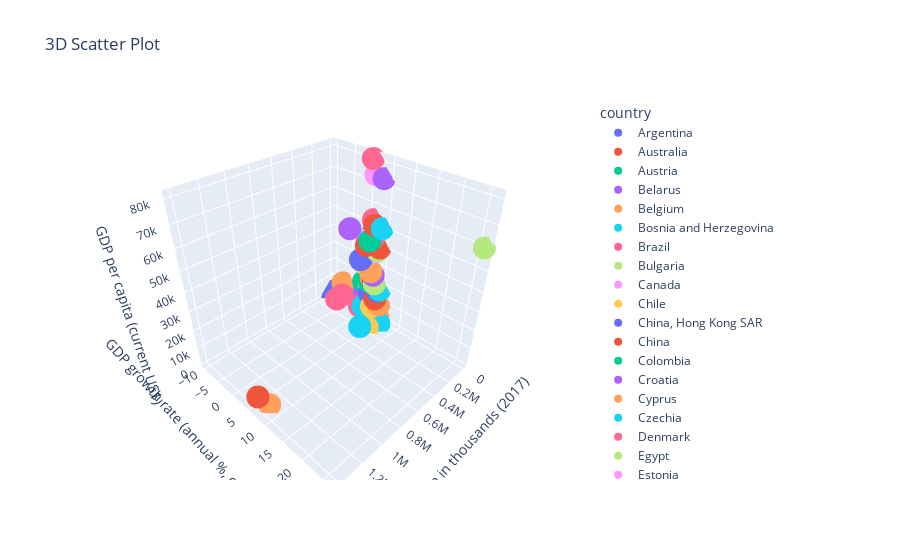

Notebook source saved alongside this figure:
### Markdown cell above
## 3D Scatter Plot

### Code cell
fig = px.scatter_3d(df, x='Population in thousands (2017)', y='GDP growth rate (annual %, const. 2005 prices)', z='GDP per capita (current US$)', color='country', title="3D Scatter Plot")
fig.show()

### Figure 1 — Plotly figure (JSON) as saved in the notebook; plotly's stock layout.template omitted (floating-point values rounded to 4 significant figures)
{"data": [{"hovertemplate": "country=Argentina<br>Population in thousands (2017)=%{x}<br>GDP growth rate (annual %, const. 2005 prices)=%{y}<br>GDP per capita (current US$)=%{z}<extra></extra>", "legendgroup": "Argentina", "marker": {"color": "#636efa", "symbol": "circle"}, "mode": "markers", "name": "Argentina", "scene": "scene", "showlegend": true, "type": "scatter3d", "x": [44271], "y": [2.4], "z": [14560.0]}, {"hovertemplate": "country=Australia<br>Population in thousands (2017)=%{x}<br>GDP growth rate (annual %, const. 2005 prices)=%{y}<br>GDP per capita (current US$)=%{z}<extra></extra>", "legendgroup": "Australia", "marker": {"color": "#EF553B", "symbol": "circle"}, "mode": "markers", "name": "Australia", "scene": "scene", "showlegend": true, "type": "scatter3d", "x": [24451], "y": [2.4], "z": [51350.0]}, {"hovertemplate": "country=Austria<br>Population in thousands (2017)=%{x}<br>GDP growth rate (annual %, const. 2005 prices)=%{y}<br>GDP per capita (current US$)=%{z}<extra></extra>", "legendgroup": "Austria", "marker": {"color": "#00cc96", "symbol": "circle"}, "mode": "markers", "name": "Austria", "scene": "scene", "showlegend": true, "type": "scatter3d", "x": [8736], "y": [1], "z": [44120.0]}, {"hovertemplate": "country=Belarus<br>Population in thousands (2017)=%{x}<br>GDP growth rate (annual %, const. 2005 prices)=%{y}<br>GDP per capita (current US$)=%{z}<extra></extra>", "legendgroup": "Belarus", "marker": {"color": "#ab63fa", "symbol": "circle"}, "mode": "markers", "name": "Belarus", "scene": "scene", "showlegend": true, "type": "scatter3d", "x": [9468], "y": [-3.9], "z": [5751.0]}, {"hovertemplate": "country=Belgium<br>Population in thousands (2017)=%{x}<br>GDP growth rate (annual %, const. 2005 prices)=%{y}<br>GDP per capita (current US$)=%{z}<extra></extra>", "legendgroup": "Belgium", "marker": {"color": "#FFA15A", "symbol": "circle"}, "mode": "markers", "name": "Belgium", "scene": "scene", "showlegend": true, "type": "scatter3d", "x": [11429], "y": [1.5], "z": [40280.0]}, {"hovertemplate": "country=Bosnia and Herzegovina<br>Population in thousands (2017)=%{x}<br>GDP growth rate (annual %, const. 2005 prices)=%{y}<br>GDP per capita (current US$)=%{z}<extra></extra>", "legendgroup": "Bosnia and Herzegovina", "marker": {"color": "#19d3f3", "symbol": "circle"}, "mode": "markers", "name": "Bosnia and Herzegovina", "scene": "scene", "showlegend": true, "type": "scatter3d", "x": [3507], "y": [3.1], "z": [4265]}, {"hovertemplate": "country=Brazil<br>Population in thousands (2017)=%{x}<br>GDP growth rate (annual %, const. 2005 prices)=%{y}<br>GDP per capita (current US$)=%{z}<extra></extra>", "legendgroup": "Brazil", "marker": {"color": "#FF6692", "symbol": "circle"}, "mode": "markers", "name": "Brazil", "scene": "scene", "showlegend": true, "type": "scatter3d", "x": [209288], "y": [-3.8], "z": [8528.0]}, {"hovertemplate": "country=Bulgaria<br>Population in thousands (2017)=%{x}<br>GDP growth rate (annual %, const. 2005 prices)=%{y}<br>GDP per capita (current US$)=%{z}<extra></extra>", "legendgroup": "Bulgaria", "marker": {"color": "#B6E880", "symbol": "circle"}, "mode": "markers", "name": "Bulgaria", "scene": "scene", "showlegend": true, "type": "scatter3d", "x": [7085], "y": [3], "z": [6847.0]}, {"hovertemplate": "country=Canada<br>Population in thousands (2017)=%{x}<br>GDP growth rate (annual %, const. 2005 prices)=%{y}<br>GDP per capita (current US$)=%{z}<extra></extra>", "legendgroup": "Canada", "marker": {"color": "#FF97FF", "symbol": "circle"}, "mode": "markers", "name": "Canada", "scene": "scene", "showlegend": true, "type": "scatter3d", "x": [36624], "y": [0.9], "z": [43210.0]}, {"hovertemplate": "country=Chile<br>Population in thousands (2017)=%{x}<br>GDP growth rate (annual %, const. 2005 prices)=%{y}<br>GDP per capita (current US$)=%{z}<extra></extra>", "legendgroup": "Chile", "marker": {"color": "#FECB52", "symbol": "circle"}, "mode": "markers", "name": "Chile", "scene": "scene", "showlegend": true, "type": "scatter3d", "x": [18055], "y": [2.3], "z": [13420.0]}, {"hovertemplate": "country=China, Hong Kong SAR<br>Population in thousands (2017)=%{x}<br>GDP growth rate (annual %, const. 2005 prices)=%{y}<br>GDP per capita (current US$)=%{z}<extra></extra>", "legendgroup": "China, Hong Kong SAR", "marker": {"color": "#636efa", "symbol": "circle"}, "mode": "markers", "name": "China, Hong Kong SAR", "scene": "scene", "showlegend": true, "type": "scatter3d", "x": [7365], "y": [2.4], "z": [42431]}, {"hovertemplate": "country=China<br>Population in thousands (2017)=%{x}<br>GDP growth rate (annual %, const. 2005 prices)=%{y}<br>GDP per capita (current US$)=%{z}<extra></extra>", "legendgroup": "China", "marker": {"color": "#EF553B", "symbol": "circle"}, "mode": "markers", "name": "China", "scene": "scene", "showlegend": true, "type": "scatter3d", "x": [1409517], "y": [6.9], "z": [8109.0]}, {"hovertemplate": "country=Colombia<br>Population in thousands (2017)=%{x}<br>GDP growth rate (annual %, const. 2005 prices)=%{y}<br>GDP per capita (current US$)=%{z}<extra></extra>", "legendgroup": "Colombia", "marker": {"color": "#00cc96", "symbol": "circle"}, "mode": "markers", "name": "Colombia", "scene": "scene", "showlegend": true, "type": "scatter3d", "x": [49066], "y": [3.1], "z": [6056.0]}, {"hovertemplate": "country=Croatia<br>Population in thousands (2017)=%{x}<br>GDP growth rate (annual %, const. 2005 prices)=%{y}<br>GDP per capita (current US$)=%{z}<extra></extra>", "legendgroup": "Croatia", "marker": {"color": "#ab63fa", "symbol": "circle"}, "mode": "markers", "name": "Croatia", "scene": "scene", "showlegend": true, "type": "scatter3d", "x": [4189], "y": [1.6], "z": [11480.0]}, {"hovertemplate": "country=Cyprus<br>Population in thousands (2017)=%{x}<br>GDP growth rate (annual %, const. 2005 prices)=%{y}<br>GDP per capita (current US$)=%{z}<extra></extra>", "legendgroup": "Cyprus", "marker": {"color": "#FFA15A", "symbol": "circle"}, "mode": "markers", "name": "Cyprus", "scene": "scene", "showlegend": true, "type": "scatter3d", "x": [1180], "y": [1.7], "z": [21940.0]}, {"hovertemplate": "country=Czechia<br>Population in thousands (2017)=%{x}<br>GDP growth rate (annual %, const. 2005 prices)=%{y}<br>GDP per capita (current US$)=%{z}<extra></extra>", "legendgroup": "Czechia", "marker": {"color": "#19d3f3", "symbol": "circle"}, "mode": "markers", "name": "Czechia", "scene": "scene", "showlegend": true, "type": "scatter3d", "x": [10618], "y": [4.5], "z": [17560.0]}, {"hovertemplate": "country=Denmark<br>Population in thousands (2017)=%{x}<br>GDP growth rate (annual %, const. 2005 prices)=%{y}<br>GDP per capita (current US$)=%{z}<extra></extra>", "legendgroup": "Denmark", "marker": {"color": "#FF6692", "symbol": "circle"}, "mode": "markers", "name": "Denmark", "scene": "scene", "showlegend": true, "type": "scatter3d", "x": [5734], "y": [1.6], "z": [53150.0]}, {"hovertemplate": "country=Egypt<br>Population in thousands (2017)=%{x}<br>GDP growth rate (annual %, const. 2005 prices)=%{y}<br>GDP per capita (current US$)=%{z}<extra></extra>", "legendgroup": "Egypt", "marker": {"color": "#B6E880", "symbol": "circle"}, "mode": "markers", "name": "Egypt", "scene": "scene", "showlegend": true, "type": "scatter3d", "x": [97553], "y": [4.2], "z": [3452.0]}, {"hovertemplate": "country=Estonia<br>Population in thousands (2017)=%{x}<br>GDP growth rate (annual %, const. 2005 prices)=%{y}<br>GDP per capita (current US$)=%{z}<extra></extra>", "legendgroup": "Estonia", "marker": {"color": "#FF97FF", "symbol": "circle"}, "mode": "markers", "name": "Estonia", "scene": "scene", "showlegend": true, "type": "scatter3d", "x": [1310], "y": [1.4], "z": [17112]}, {"hovertemplate": "country=Finland<br>Population in thousands (2017)=%{x}<br>GDP growth rate (annual %, const. 2005 prices)=%{y}<br>GDP per capita (current US$)=%{z}<extra></extra>", "legendgroup": "Finland", "marker": {"color": "#FECB52", "symbol": "circle"}, "mode": "markers", "name": "Finland", "scene": "scene", "showlegend": true, "type": "scatter3d", "x": [5523], "y": [0.2], "z": [42150.0]}, {"hovertemplate": "country=France<br>Population in thousands (2017)=%{x}<br>GDP growth rate (annual %, const. 2005 prices)=%{y}<br>GDP per capita (current US$)=%{z}<extra></extra>", "legendgroup": "France", "marker": {"color": "#636efa", "symbol": "circle"}, "mode": "markers", "name": "France", "scene": "scene", "showlegend": true, "type": "scatter3d", "x": [64980], "y": [1.3], "z": [36300.0]}, {"hovertemplate": "country=Germany<br>Population in thousands (2017)=%{x}<br>GDP growth rate (annual %, const. 2005 prices)=%{y}<br>GDP per capita (current US$)=%{z}<extra></extra>", "legendgroup": "Germany", "marker": {"color": "#EF553B", "symbol": "circle"}, "mode": "markers", "name": "Germany", "scene": "scene", "showlegend": true, "type": "scatter3d", "x": [82114], "y": [1.7], "z": [41690.0]}, {"hovertemplate": "country=Greece<br>Population in thousands (2017)=%{x}<br>GDP growth rate (annual %, const. 2005 prices)=%{y}<br>GDP per capita (current US$)=%{z}<extra></extra>", "legendgroup": "Greece", "marker": {"color": "#00cc96", "symbol": "circle"}, "mode": "markers", "name": "Greece", "scene": "scene", "showlegend": true, "type": "scatter3d", "x": [11160], "y": [-0.2], "z": [17788]}, {"hovertemplate": "country=Hungary<br>Population in thousands (2017)=%{x}<br>GDP growth rate (annual %, const. 2005 prices)=%{y}<br>GDP per capita (current US$)=%{z}<extra></extra>", "legendgroup": "Hungary", "marker": {"color": "#ab63fa", "symbol": "circle"}, "mode": "markers", "name": "Hungary", "scene": "scene", "showlegend": true, "type": "scatter3d", "x": [9722], "y": [3.1], "z": [12350.0]}, {"hovertemplate": "country=India<br>Population in thousands (2017)=%{x}<br>GDP growth rate (annual %, const. 2005 prices)=%{y}<br>GDP per capita (current US$)=%{z}<extra></extra>", "legendgroup": "India", "marker": {"color": "#FFA15A", "symbol": "circle"}, "mode": "markers", "name": "India", "scene": "scene", "showlegend": true, "type": "scatter3d", "x": [1339180], "y": [7.6], "z": [1614.0]}, {"hovertemplate": "country=Indonesia<br>Population in thousands (2017)=%{x}<br>GDP growth rate (annual %, const. 2005 prices)=%{y}<br>GDP per capita (current US$)=%{z}<extra></extra>", "legendgroup": "Indonesia", "marker": {"color": "#19d3f3", "symbol": "circle"}, "mode": "markers", "name": "Indonesia", "scene": "scene", "showlegend": true, "type": "scatter3d", "x": [263991], "y": [4.8], "z": [3346.0]}, {"hovertemplate": "country=Iran (Islamic Republic of)<br>Population in thousands (2017)=%{x}<br>GDP growth rate (annual %, const. 2005 prices)=%{y}<br>GDP per capita (current US$)=%{z}<extra></extra>", "legendgroup": "Iran (Islamic Republic of)", "marker": {"color": "#FF6692", "symbol": "circle"}, "mode": "markers", "name": "Iran (Islamic Republic of)", "scene": "scene", "showlegend": true, "type": "scatter3d", "x": [81163], "y": [0.4], "z": [5038.0]}, {"hovertemplate": "country=Ireland<br>Population in thousands (2017)=%{x}<br>GDP growth rate (annual %, const. 2005 prices)=%{y}<br>GDP per capita (current US$)=%{z}<extra></extra>", "legendgroup": "Ireland", "marker": {"color": "#B6E880", "symbol": "circle"}, "mode": "markers", "name": "Ireland", "scene": "scene", "showlegend": true, "type": "scatter3d", "x": [4762], "y": [26.3], "z": [60510.0]}, {"hovertemplate": "country=Israel<br>Population in thousands (2017)=%{x}<br>GDP growth rate (annual %, const. 2005 prices)=%{y}<br>GDP per capita (current US$)=%{z}<extra></extra>", "legendgroup": "Israel", "marker": {"color": "#FF97FF", "symbol": "circle"}, "mode": "markers", "name": "Israel", "scene": "scene", "showlegend": true, "type": "scatter3d", "x": [8322], "y": [2.5], "z": [37130.0]}, {"hovertemplate": "country=Italy<br>Population in thousands (2017)=%{x}<br>GDP growth rate (annual %, const. 2005 prices)=%{y}<br>GDP per capita (current US$)=%{z}<extra></extra>", "legendgroup": "Italy", "marker": {"color": "#FECB52", "symbol": "circle"}, "mode": "markers", "name": "Italy", "scene": "scene", "showlegend": true, "type": "scatter3d", "x": [59360], "y": [0.7], "z": [30460.0]}, {"hovertemplate": "country=Japan<br>Population in thousands (2017)=%{x}<br>GDP growth rate (annual %, const. 2005 prices)=%{y}<br>GDP per capita (current US$)=%{z}<extra></extra>", "legendgroup": "Japan", "marker": {"color": "#636efa", "symbol": "circle"}, "mode": "markers", "name": "Japan", "scene": "scene", "showlegend": true, "type": "scatter3d", "x": [127484], "y": [1.2], "z": [34630.0]}, {"hovertemplate": "country=Jordan<br>Population in thousands (2017)=%{x}<br>GDP growth rate (annual %, const. 2005 prices)=%{y}<br>GDP per capita (current US$)=%{z}<extra></extra>", "legendgroup": "Jordan", "marker": {"color": "#EF553B", "symbol": "circle"}, "mode": "markers", "name": "Jordan", "scene": "scene", "showlegend": true, "type": "scatter3d", "x": [9702], "y": [2.4], "z": [4940.0]}, {"hovertemplate": "country=Lebanon<br>Population in thousands (2017)=%{x}<br>GDP growth rate (annual %, const. 2005 prices)=%{y}<br>GDP per capita (current US$)=%{z}<extra></extra>", "legendgroup": "Lebanon", "marker": {"color": "#00cc96", "symbol": "circle"}, "mode": "markers", "name": "Lebanon", "scene": "scene", "showlegend": true, "type": "scatter3d", "x": [6082], "y": [1.5], "z": [8571.0]}, {"hovertemplate": "country=Lithuania<br>Population in thousands (2017)=%{x}<br>GDP growth rate (annual %, const. 2005 prices)=%{y}<br>GDP per capita (current US$)=%{z}<extra></extra>", "legendgroup": "Lithuania", "marker": {"color": "#ab63fa", "symbol": "circle"}, "mode": "markers", "name": "Lithuania", "scene": "scene", "showlegend": true, "type": "scatter3d", "x": [2890], "y": [1.8], "z": [14380.0]}, {"hovertemplate": "country=Malaysia<br>Population in thousands (2017)=%{x}<br>GDP growth rate (annual %, const. 2005 prices)=%{y}<br>GDP per capita (current US$)=%{z}<extra></extra>", "legendgroup": "Malaysia", "marker": {"color": "#FFA15A", "symbol": "circle"}, "mode": "markers", "name": "Malaysia", "scene": "scene", "showlegend": true, "type": "scatter3d", "x": [31624], "y": [5], "z": [9768.0]}, {"hovertemplate": "country=Mexico<br>Population in thousands (2017)=%{x}<br>GDP growth rate (annual %, const. 2005 prices)=%{y}<br>GDP per capita (current US$)=%{z}<extra></extra>", "legendgroup": "Mexico", "marker": {"color": "#19d3f3", "symbol": "circle"}, "mode": "markers", "name": "Mexico", "scene": "scene", "showlegend": true, "type": "scatter3d", "x": [129163], "y": [2.5], "z": [8981.0]}, {"hovertemplate": "country=Netherlands<br>Population in thousands (2017)=%{x}<br>GDP growth rate (annual %, const. 2005 prices)=%{y}<br>GDP per capita (current US$)=%{z}<extra></extra>", "legendgroup": "Netherlands", "marker": {"color": "#FF6692", "symbol": "circle"}, "mode": "markers", "name": "Netherlands", "scene": "scene", "showlegend": true, "type": "scatter3d", "x": [17036], "y": [2], "z": [44330.0]}, {"hovertemplate": "country=New Zealand<br>Population in thousands (2017)=%{x}<br>GDP growth rate (annual %, const. 2005 prices)=%{y}<br>GDP per capita (current US$)=%{z}<extra></extra>", "legendgroup": "New Zealand", "marker": {"color": "#B6E880", "symbol": "circle"}, "mode": "markers", "name": "New Zealand", "scene": "scene", "showlegend": true, "type": "scatter3d", "x": [4706], "y": [3.1], "z": [38290.0]}, {"hovertemplate": "country=Norway<br>Population in thousands (2017)=%{x}<br>GDP growth rate (annual %, const. 2005 prices)=%{y}<br>GDP per capita (current US$)=%{z}<extra></extra>", "legendgroup": "Norway", "marker": {"color": "#FF97FF", "symbol": "circle"}, "mode": "markers", "name": "Norway", "scene": "scene", "showlegend": true, "type": "scatter3d", "x": [5305], "y": [1.6], "z": [74190.0]}, {"hovertemplate": "country=Pakistan<br>Population in thousands (2017)=%{x}<br>GDP growth rate (annual %, const. 2005 prices)=%{y}<br>GDP per capita (current US$)=%{z}<extra></extra>", "legendgroup": "Pakistan", "marker": {"color": "#FECB52", "symbol": "circle"}, "mode": "markers", "name": "Pakistan", "scene": "scene", "showlegend": true, "type": "scatter3d", "x": [197016], "y": [5.5], "z": [1410.0]}, {"hovertemplate": "country=Philippines<br>Population in thousands (2017)=%{x}<br>GDP growth rate (annual %, const. 2005 prices)=%{y}<br>GDP per capita (current US$)=%{z}<extra></extra>", "legendgroup": "Philippines", "marker": {"color": "#636efa", "symbol": "circle"}, "mode": "markers", "name": "Philippines", "scene": "scene", "showlegend": true, "type": "scatter3d", "x": [104918], "y": [5.9], "z": [2904.0]}, {"hovertemplate": "country=Poland<br>Population in thousands (2017)=%{x}<br>GDP growth rate (annual %, const. 2005 prices)=%{y}<br>GDP per capita (current US$)=%{z}<extra></extra>", "legendgroup": "Poland", "marker": {"color": "#EF553B", "symbol": "circle"}, "mode": "markers", "name": "Poland", "scene": "scene", "showlegend": true, "type": "scatter3d", "x": [38171], "y": [3.9], "z": [12360.0]}, {"hovertemplate": "country=Portugal<br>Population in thousands (2017)=%{x}<br>GDP growth rate (annual %, const. 2005 prices)=%{y}<br>GDP per capita (current US$)=%{z}<extra></extra>", "legendgroup": "Portugal", "marker": {"color": "#00cc96", "symbol": "circle"}, "mode": "markers", "name": "Portugal", "scene": "scene", "showlegend": true, "type": "scatter3d", "x": [10330], "y": [1.6], "z": [19240.0]}, {"hovertemplate": "country=Qatar<br>Population in thousands (2017)=%{x}<br>GDP growth rate (annual %, const. 2005 prices)=%{y}<br>GDP per capita (current US$)=%{z}<extra></extra>", "legendgroup": "Qatar", "marker": {"color": "#ab63fa", "symbol": "circle"}, "mode": "markers", "name": "Qatar", "scene": "scene", "showlegend": true, "type": "scatter3d", "x": [2639], "y": [3.6], "z": [73650.0]}, {"hovertemplate": "country=Republic of Korea<br>Population in thousands (2017)=%{x}<br>GDP growth rate (annual %, const. 2005 prices)=%{y}<br>GDP per capita (current US$)=%{z}<extra></extra>", "legendgroup": "Republic of Korea", "marker": {"color": "#FFA15A", "symbol": "circle"}, "mode": "markers", "name": "Republic of Korea", "scene": "scene", "showlegend": true, "type": "scatter3d", "x": [50982], "y": [2.6], "z": [27400.0]}, {"hovertemplate": "country=Romania<br>Population in thousands (2017)=%{x}<br>GDP growth rate (annual %, const. 2005 prices)=%{y}<br>GDP per capita (current US$)=%{z}<extra></extra>", "legendgroup": "Romania", "marker": {"color": "#19d3f3", "symbol": "circle"}, "mode": "markers", "name": "Romania", "scene": "scene", "showlegend": true, "type": "scatter3d", "x": [19679], "y": [3.7], "z": [9121.0]}, {"hovertemplate": "country=Russian Federation<br>Population in thousands (2017)=%{x}<br>GDP growth rate (annual %, const. 2005 prices)=%{y}<br>GDP per capita (current US$)=%{z}<extra></extra>", "legendgroup": "Russian Federation", "marker": {"color": "#FF6692", "symbol": "circle"}, "mode": "markers", "name": "Russian Federation", "scene": "scene", "showlegend": true, "type": "scatter3d", "x": [143990], "y": [-3.7], "z": [9243.0]}, {"hovertemplate": "country=Saudi Arabia<br>Population in thousands (2017)=%{x}<br>GDP growth rate (annual %, const. 2005 prices)=%{y}<br>GDP per capita (current US$)=%{z}<extra></extra>", "legendgroup": "Saudi Arabia", "marker": {"color": "#B6E880", "symbol": "circle"}, "mode": "markers", "name": "Saudi Arabia", "scene": "scene", "showlegend": true, "type": "scatter3d", "x": [32938], "y": [3.4], "z": [20710.0]}, {"hovertemplate": "country=Serbia<br>Population in thousands (2017)=%{x}<br>GDP growth rate (annual %, const. 2005 prices)=%{y}<br>GDP per capita (current US$)=%{z}<extra></extra>", "legendgroup": "Serbia", "marker": {"color": "#FF97FF", "symbol": "circle"}, "mode": "markers", "name": "Serbia", "scene": "scene", "showlegend": true, "type": "scatter3d", "x": [8791], "y": [0.8], "z": [5239.0]}, {"hovertemplate": "country=Singapore<br>Population in thousands (2017)=%{x}<br>GDP growth rate (annual %, const. 2005 prices)=%{y}<br>GDP per capita (current US$)=%{z}<extra></extra>", "legendgroup": "Singapore", "marker": {"color": "#FECB52", "symbol": "circle"}, "mode": "markers", "name": "Singapore", "scene": "scene", "showlegend": true, "type": "scatter3d", "x": [5709], "y": [2], "z": [52239]}, {"hovertemplate": "country=Slovakia<br>Population in thousands (2017)=%{x}<br>GDP growth rate (annual %, const. 2005 prices)=%{y}<br>GDP per capita (current US$)=%{z}<extra></extra>", "legendgroup": "Slovakia", "marker": {"color": "#636efa", "symbol": "circle"}, "mode": "markers", "name": "Slovakia", "scene": "scene", "showlegend": true, "type": "scatter3d", "x": [5448], "y": [3.8], "z": [16080.0]}, {"hovertemplate": "country=Slovenia<br>Population in thousands (2017)=%{x}<br>GDP growth rate (annual %, const. 2005 prices)=%{y}<br>GDP per capita (current US$)=%{z}<extra></extra>", "legendgroup": "Slovenia", "marker": {"color": "#EF553B", "symbol": "circle"}, "mode": "markers", "name": "Slovenia", "scene": "scene", "showlegend": true, "type": "scatter3d", "x": [2080], "y": [2.3], "z": [20690.0]}, {"hovertemplate": "country=South Africa<br>Population in thousands (2017)=%{x}<br>GDP growth rate (annual %, const. 2005 prices)=%{y}<br>GDP per capita (current US$)=%{z}<extra></extra>", "legendgroup": "South Africa", "marker": {"color": "#00cc96", "symbol": "circle"}, "mode": "markers", "name": "South Africa", "scene": "scene", "showlegend": true, "type": "scatter3d", "x": [56717], "y": [1.3], "z": [5773]}, {"hovertemplate": "country=Spain<br>Population in thousands (2017)=%{x}<br>GDP growth rate (annual %, const. 2005 prices)=%{y}<br>GDP per capita (current US$)=%{z}<extra></extra>", "legendgroup": "Spain", "marker": {"color": "#ab63fa", "symbol": "circle"}, "mode": "markers", "name": "Spain", "scene": "scene", "showlegend": true, "type": "scatter3d", "x": [46354], "y": [3.2], "z": [25870.0]}, {"hovertemplate": "country=Sri Lanka<br>Population in thousands (2017)=%{x}<br>GDP growth rate (annual %, const. 2005 prices)=%{y}<br>GDP per capita (current US$)=%{z}<extra></extra>", "legendgroup": "Sri Lanka", "marker": {"color": "#FFA15A", "symbol": "circle"}, "mode": "markers", "name": "Sri Lanka", "scene": "scene", "showlegend": true, "type": "scatter3d", "x": [20877], "y": [4.8], "z": [3974.0]}, {"hovertemplate": "country=Sweden<br>Population in thousands (2017)=%{x}<br>GDP growth rate (annual %, const. 2005 prices)=%{y}<br>GDP per capita (current US$)=%{z}<extra></extra>", "legendgroup": "Sweden", "marker": {"color": "#19d3f3", "symbol": "circle"}, "mode": "markers", "name": "Sweden", "scene": "scene", "showlegend": true, "type": "scatter3d", "x": [9911], "y": [4.1], "z": [50690.0]}, {"hovertemplate": "country=Switzerland<br>Population in thousands (2017)=%{x}<br>GDP growth rate (annual %, const. 2005 prices)=%{y}<br>GDP per capita (current US$)=%{z}<extra></extra>", "legendgroup": "Switzerland", "marker": {"color": "#FF6692", "symbol": "circle"}, "mode": "markers", "name": "Switzerland", "scene": "scene", "showlegend": true, "type": "scatter3d", "x": [8476], "y": [0.8], "z": [80830.0]}, {"hovertemplate": "country=Thailand<br>Population in thousands (2017)=%{x}<br>GDP growth rate (annual %, const. 2005 prices)=%{y}<br>GDP per capita (current US$)=%{z}<extra></extra>", "legendgroup": "Thailand", "marker": {"color": "#B6E880", "symbol": "circle"}, "mode": "markers", "name": "Thailand", "scene": "scene", "showlegend": true, "type": "scatter3d", "x": [69038], "y": [2.8], "z": [5815.0]}, {"hovertemplate": "country=The former Yugoslav Republic of Macedonia<br>Population in thousands (2017)=%{x}<br>GDP growth rate (annual %, const. 2005 prices)=%{y}<br>GDP per capita (current US$)=%{z}<extra></extra>", "legendgroup": "The former Yugoslav Republic of Macedonia", "marker": {"color": "#FF97FF", "symbol": "circle"}, "mode": "markers", "name": "The former Yugoslav Republic of Macedonia", "scene": "scene", "showlegend": true, "type": "scatter3d", "x": [2083], "y": [3.8], "z": [4836.0]}, {"hovertemplate": "country=Turkey<br>Population in thousands (2017)=%{x}<br>GDP growth rate (annual %, const. 2005 prices)=%{y}<br>GDP per capita (current US$)=%{z}<extra></extra>", "legendgroup": "Turkey", "marker": {"color": "#FECB52", "symbol": "circle"}, "mode": "markers", "name": "Turkey", "scene": "scene", "showlegend": true, "type": "scatter3d", "x": [80745], "y": [4], "z": [9126.0]}, {"hovertemplate": "country=Ukraine<br>Population in thousands (2017)=%{x}<br>GDP growth rate (annual %, const. 2005 prices)=%{y}<br>GDP per capita (current US$)=%{z}<extra></extra>", "legendgroup": "Ukraine", "marker": {"color": "#636efa", "symbol": "circle"}, "mode": "markers", "name": "Ukraine", "scene": "scene", "showlegend": true, "type": "scatter3d", "x": [44223], "y": [-9.9], "z": [2022.0]}, {"hovertemplate": "country=United Arab Emirates<br>Population in thousands (2017)=%{x}<br>GDP growth rate (annual %, const. 2005 prices)=%{y}<br>GDP per capita (current US$)=%{z}<extra></extra>", "legendgroup": "United Arab Emirates", "marker": {"color": "#EF553B", "symbol": "circle"}, "mode": "markers", "name": "United Arab Emirates", "scene": "scene", "showlegend": true, "type": "scatter3d", "x": [9400], "y": [3.8], "z": [40440.0]}, {"hovertemplate": "country=United Kingdom<br>Population in thousands (2017)=%{x}<br>GDP growth rate (annual %, const. 2005 prices)=%{y}<br>GDP per capita (current US$)=%{z}<extra></extra>", "legendgroup": "United Kingdom", "marker": {"color": "#00cc96", "symbol": "circle"}, "mode": "markers", "name": "United Kingdom", "scene": "scene", "showlegend": true, "type": "scatter3d", "x": [66182], "y": [2.2], "z": [44160.0]}, {"hovertemplate": "country=United States of America<br>Population in thousands (2017)=%{x}<br>GDP growth rate (annual %, const. 2005 prices)=%{y}<br>GDP per capita (current US$)=%{z}<extra></extra>", "legendgroup": "United States of America", "marker": {"color": "#ab63fa", "symbol": "circle"}, "mode": "markers", "name": "United States of America", "scene": "scene", "showlegend": true, "type": "scatter3d", "x": [324460], "y": [2.6], "z": [56050.0]}, {"hovertemplate": "country=Venezuela (Bolivarian Republic of)<br>Population in thousands (2017)=%{x}<br>GDP growth rate (annual %, const. 2005 prices)=%{y}<br>GDP per capita (current US$)=%{z}<extra></extra>", "legendgroup": "Venezuela (Bolivarian Republic of)", "marker": {"color": "#FFA15A", "symbol": "circle"}, "mode": "markers", "name": "Venezuela (Bolivarian Republic of)", "scene": "scene", "showlegend": true, "type": "scatter3d", "x": [31977], "y": [-6.2], "z": [11070.0]}, {"hovertemplate": "country=Vietnam<br>Population in thousands (2017)=%{x}<br>GDP growth rate (annual %, const. 2005 prices)=%{y}<br>GDP per capita (current US$)=%{z}<extra></extra>", "legendgroup": "Vietnam", "marker": {"color": "#19d3f3", "symbol": "circle"}, "mode": "markers", "name": "Vietnam", "scene": "scene", "showlegend": true, "type": "scatter3d", "x": [95541], "y": [6.7], "z": [2068.0]}], "layout": {"legend": {"title": {"text": "country"}, "tracegroupgap": 0}, "scene": {"domain": {"x": [0, 1], "y": [0, 1]}, "xaxis": {"title": {"text": "Population in thousands (2017)"}}, "yaxis": {"title": {"text": "GDP growth rate (annual %, const. 2005 prices)"}}, "zaxis": {"title": {"text": "GDP per capita (current US$)"}}}, "title": {"text": "3D Scatter Plot"}}}
